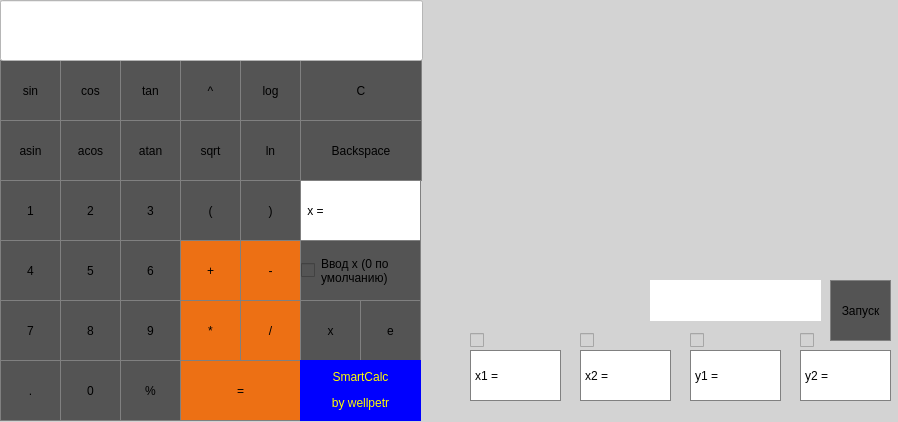
<?xml version="1.0" encoding="UTF-8"?>
<ui version="4.0">
 <class>MainWindow</class>
 <widget class="QMainWindow" name="MainWindow">
  <property name="geometry">
   <rect>
    <x>0</x>
    <y>0</y>
    <width>898</width>
    <height>422</height>
   </rect>
  </property>
  <property name="windowTitle">
   <string>MainWindow</string>
  </property>
  <property name="styleSheet">
   <string notr="true">background-color: #d3d3d3;</string>
  </property>
  <widget class="QWidget" name="centralwidget">
   <widget class="QCustomPlot" name="widget" native="true">
    <property name="geometry">
     <rect>
      <x>470</x>
      <y>0</y>
      <width>421</width>
      <height>271</height>
     </rect>
    </property>
   </widget>
   <widget class="QPushButton" name="graph">
    <property name="geometry">
     <rect>
      <x>830</x>
      <y>280</y>
      <width>61</width>
      <height>61</height>
     </rect>
    </property>
    <property name="styleSheet">
     <string notr="true">background-color: #545454;
border: 1px solid gray;</string>
    </property>
    <property name="text">
     <string>Запуск</string>
    </property>
   </widget>
   <widget class="QLabel" name="field_x1">
    <property name="geometry">
     <rect>
      <x>470</x>
      <y>350</y>
      <width>31</width>
      <height>51</height>
     </rect>
    </property>
    <property name="styleSheet">
     <string notr="true">
color: black;
border: 1px solid gray;
border-right: none;
background-color: white;</string>
    </property>
    <property name="text">
     <string>x1 =</string>
    </property>
    <property name="alignment">
     <set>Qt::AlignRight|Qt::AlignTrailing|Qt::AlignVCenter</set>
    </property>
   </widget>
   <widget class="QPushButton" name="zero">
    <property name="geometry">
     <rect>
      <x>60</x>
      <y>360</y>
      <width>61</width>
      <height>61</height>
     </rect>
    </property>
    <property name="styleSheet">
     <string notr="true">background-color: #545454;
border: 1px solid gray;</string>
    </property>
    <property name="text">
     <string>0</string>
    </property>
   </widget>
   <widget class="QPushButton" name="sin">
    <property name="geometry">
     <rect>
      <x>0</x>
      <y>60</y>
      <width>61</width>
      <height>61</height>
     </rect>
    </property>
    <property name="styleSheet">
     <string notr="true">background-color: #545454;
border: 1px solid gray;</string>
    </property>
    <property name="text">
     <string>sin</string>
    </property>
   </widget>
   <widget class="QPushButton" name="atan">
    <property name="geometry">
     <rect>
      <x>120</x>
      <y>120</y>
      <width>61</width>
      <height>61</height>
     </rect>
    </property>
    <property name="styleSheet">
     <string notr="true">background-color: #545454;
border: 1px solid gray;</string>
    </property>
    <property name="text">
     <string>atan</string>
    </property>
   </widget>
   <widget class="QPushButton" name="eq">
    <property name="geometry">
     <rect>
      <x>180</x>
      <y>360</y>
      <width>121</width>
      <height>61</height>
     </rect>
    </property>
    <property name="styleSheet">
     <string notr="true">
background-color: #ED7014;
border: 1px solid gray;
</string>
    </property>
    <property name="text">
     <string>=</string>
    </property>
   </widget>
   <widget class="QPushButton" name="cos">
    <property name="geometry">
     <rect>
      <x>60</x>
      <y>60</y>
      <width>61</width>
      <height>61</height>
     </rect>
    </property>
    <property name="styleSheet">
     <string notr="true">background-color: #545454;
border: 1px solid gray;</string>
    </property>
    <property name="text">
     <string>cos</string>
    </property>
   </widget>
   <widget class="QPushButton" name="acos">
    <property name="geometry">
     <rect>
      <x>60</x>
      <y>120</y>
      <width>61</width>
      <height>61</height>
     </rect>
    </property>
    <property name="styleSheet">
     <string notr="true">background-color: #545454;
border: 1px solid gray;</string>
    </property>
    <property name="text">
     <string>acos</string>
    </property>
   </widget>
   <widget class="QPushButton" name="bracket_right">
    <property name="geometry">
     <rect>
      <x>240</x>
      <y>180</y>
      <width>61</width>
      <height>61</height>
     </rect>
    </property>
    <property name="styleSheet">
     <string notr="true">background-color: #545454;
border: 1px solid gray;</string>
    </property>
    <property name="text">
     <string>)</string>
    </property>
   </widget>
   <widget class="QPushButton" name="dot">
    <property name="geometry">
     <rect>
      <x>0</x>
      <y>360</y>
      <width>61</width>
      <height>61</height>
     </rect>
    </property>
    <property name="styleSheet">
     <string notr="true">background-color: #545454;
border: 1px solid gray;</string>
    </property>
    <property name="text">
     <string>.</string>
    </property>
   </widget>
   <widget class="QPushButton" name="asin">
    <property name="geometry">
     <rect>
      <x>0</x>
      <y>120</y>
      <width>61</width>
      <height>61</height>
     </rect>
    </property>
    <property name="styleSheet">
     <string notr="true">background-color: #545454;
border: 1px solid gray;</string>
    </property>
    <property name="text">
     <string>asin</string>
    </property>
   </widget>
   <widget class="QPushButton" name="ln">
    <property name="geometry">
     <rect>
      <x>240</x>
      <y>120</y>
      <width>61</width>
      <height>61</height>
     </rect>
    </property>
    <property name="styleSheet">
     <string notr="true">background-color: #545454;
border: 1px solid gray;</string>
    </property>
    <property name="text">
     <string>ln</string>
    </property>
   </widget>
   <widget class="QPushButton" name="two">
    <property name="geometry">
     <rect>
      <x>60</x>
      <y>180</y>
      <width>61</width>
      <height>61</height>
     </rect>
    </property>
    <property name="styleSheet">
     <string notr="true">background-color: #545454;
border: 1px solid gray;</string>
    </property>
    <property name="text">
     <string>2</string>
    </property>
   </widget>
   <widget class="QPushButton" name="plus">
    <property name="geometry">
     <rect>
      <x>180</x>
      <y>240</y>
      <width>61</width>
      <height>61</height>
     </rect>
    </property>
    <property name="styleSheet">
     <string notr="true">
background-color: #ED7014;
border: 1px solid gray;
</string>
    </property>
    <property name="text">
     <string>+</string>
    </property>
   </widget>
   <widget class="QPushButton" name="clean">
    <property name="geometry">
     <rect>
      <x>300</x>
      <y>60</y>
      <width>122</width>
      <height>61</height>
     </rect>
    </property>
    <property name="styleSheet">
     <string notr="true">background-color: #545454;
border: 1px solid gray;</string>
    </property>
    <property name="text">
     <string>C</string>
    </property>
   </widget>
   <widget class="QPushButton" name="five">
    <property name="geometry">
     <rect>
      <x>60</x>
      <y>240</y>
      <width>61</width>
      <height>61</height>
     </rect>
    </property>
    <property name="styleSheet">
     <string notr="true">background-color: #545454;
border: 1px solid gray;</string>
    </property>
    <property name="text">
     <string>5</string>
    </property>
   </widget>
   <widget class="QPushButton" name="log">
    <property name="geometry">
     <rect>
      <x>240</x>
      <y>60</y>
      <width>61</width>
      <height>61</height>
     </rect>
    </property>
    <property name="styleSheet">
     <string notr="true">background-color: #545454;
border: 1px solid gray;</string>
    </property>
    <property name="text">
     <string>log</string>
    </property>
   </widget>
   <widget class="QPushButton" name="six">
    <property name="geometry">
     <rect>
      <x>120</x>
      <y>240</y>
      <width>61</width>
      <height>61</height>
     </rect>
    </property>
    <property name="styleSheet">
     <string notr="true">background-color: #545454;
border: 1px solid gray;</string>
    </property>
    <property name="text">
     <string>6</string>
    </property>
   </widget>
   <widget class="QPushButton" name="back">
    <property name="geometry">
     <rect>
      <x>300</x>
      <y>120</y>
      <width>122</width>
      <height>61</height>
     </rect>
    </property>
    <property name="styleSheet">
     <string notr="true">background-color: #545454;
border: 1px solid gray;</string>
    </property>
    <property name="text">
     <string>Backspace</string>
    </property>
   </widget>
   <widget class="QPushButton" name="nine">
    <property name="geometry">
     <rect>
      <x>120</x>
      <y>300</y>
      <width>61</width>
      <height>61</height>
     </rect>
    </property>
    <property name="styleSheet">
     <string notr="true">background-color: #545454;
border: 1px solid gray;</string>
    </property>
    <property name="text">
     <string>9</string>
    </property>
   </widget>
   <widget class="QPushButton" name="three">
    <property name="geometry">
     <rect>
      <x>120</x>
      <y>180</y>
      <width>61</width>
      <height>61</height>
     </rect>
    </property>
    <property name="styleSheet">
     <string notr="true">background-color: #545454;
border: 1px solid gray;</string>
    </property>
    <property name="text">
     <string>3</string>
    </property>
   </widget>
   <widget class="QPushButton" name="div">
    <property name="geometry">
     <rect>
      <x>240</x>
      <y>300</y>
      <width>61</width>
      <height>61</height>
     </rect>
    </property>
    <property name="styleSheet">
     <string notr="true">
background-color: #ED7014;
border: 1px solid gray;
</string>
    </property>
    <property name="text">
     <string>/</string>
    </property>
   </widget>
   <widget class="QPushButton" name="mul">
    <property name="geometry">
     <rect>
      <x>180</x>
      <y>300</y>
      <width>61</width>
      <height>61</height>
     </rect>
    </property>
    <property name="styleSheet">
     <string notr="true">
background-color: #ED7014;
border: 1px solid gray;
</string>
    </property>
    <property name="text">
     <string>*</string>
    </property>
   </widget>
   <widget class="QCheckBox" name="checkBox">
    <property name="geometry">
     <rect>
      <x>300</x>
      <y>240</y>
      <width>121</width>
      <height>61</height>
     </rect>
    </property>
    <property name="styleSheet">
     <string notr="true">background-color: #545454;
border: 1px solid gray;</string>
    </property>
    <property name="text">
     <string>Ввод x (0 по 
умолчанию)</string>
    </property>
   </widget>
   <widget class="QPushButton" name="bracket_left">
    <property name="geometry">
     <rect>
      <x>180</x>
      <y>180</y>
      <width>61</width>
      <height>61</height>
     </rect>
    </property>
    <property name="styleSheet">
     <string notr="true">background-color: #545454;
border: 1px solid gray;</string>
    </property>
    <property name="text">
     <string>(</string>
    </property>
   </widget>
   <widget class="QPushButton" name="seven">
    <property name="geometry">
     <rect>
      <x>0</x>
      <y>300</y>
      <width>61</width>
      <height>61</height>
     </rect>
    </property>
    <property name="styleSheet">
     <string notr="true">background-color: #545454;
border: 1px solid gray;</string>
    </property>
    <property name="text">
     <string>7</string>
    </property>
   </widget>
   <widget class="QPushButton" name="tan">
    <property name="geometry">
     <rect>
      <x>120</x>
      <y>60</y>
      <width>61</width>
      <height>61</height>
     </rect>
    </property>
    <property name="styleSheet">
     <string notr="true">background-color: #545454;
border: 1px solid gray;</string>
    </property>
    <property name="text">
     <string>tan</string>
    </property>
   </widget>
   <widget class="QLabel" name="x_eq">
    <property name="geometry">
     <rect>
      <x>300</x>
      <y>180</y>
      <width>31</width>
      <height>61</height>
     </rect>
    </property>
    <property name="styleSheet">
     <string notr="true">
color: black;
border: 1px solid gray;
background-color: white;</string>
    </property>
    <property name="text">
     <string>x = </string>
    </property>
    <property name="alignment">
     <set>Qt::AlignRight|Qt::AlignTrailing|Qt::AlignVCenter</set>
    </property>
   </widget>
   <widget class="QPushButton" name="iks">
    <property name="geometry">
     <rect>
      <x>300</x>
      <y>300</y>
      <width>61</width>
      <height>61</height>
     </rect>
    </property>
    <property name="styleSheet">
     <string notr="true">background-color: #545454;
border: 1px solid gray;</string>
    </property>
    <property name="text">
     <string>x</string>
    </property>
   </widget>
   <widget class="QPushButton" name="mod">
    <property name="geometry">
     <rect>
      <x>120</x>
      <y>360</y>
      <width>61</width>
      <height>61</height>
     </rect>
    </property>
    <property name="styleSheet">
     <string notr="true">background-color: #545454;
border: 1px solid gray;</string>
    </property>
    <property name="text">
     <string>%</string>
    </property>
   </widget>
   <widget class="QPushButton" name="pow">
    <property name="geometry">
     <rect>
      <x>180</x>
      <y>60</y>
      <width>61</width>
      <height>61</height>
     </rect>
    </property>
    <property name="styleSheet">
     <string notr="true">background-color: #545454;
border: 1px solid gray;</string>
    </property>
    <property name="text">
     <string>^</string>
    </property>
   </widget>
   <widget class="QPushButton" name="one">
    <property name="geometry">
     <rect>
      <x>0</x>
      <y>180</y>
      <width>61</width>
      <height>61</height>
     </rect>
    </property>
    <property name="styleSheet">
     <string notr="true">background-color: #545454;
border: 1px solid gray;</string>
    </property>
    <property name="text">
     <string>1</string>
    </property>
   </widget>
   <widget class="QPushButton" name="four">
    <property name="geometry">
     <rect>
      <x>0</x>
      <y>240</y>
      <width>61</width>
      <height>61</height>
     </rect>
    </property>
    <property name="styleSheet">
     <string notr="true">background-color: #545454;
border: 1px solid gray;</string>
    </property>
    <property name="text">
     <string>4</string>
    </property>
   </widget>
   <widget class="QPushButton" name="eight">
    <property name="geometry">
     <rect>
      <x>60</x>
      <y>300</y>
      <width>61</width>
      <height>61</height>
     </rect>
    </property>
    <property name="styleSheet">
     <string notr="true">background-color: #545454;
border: 1px solid gray;</string>
    </property>
    <property name="text">
     <string>8</string>
    </property>
   </widget>
   <widget class="QPushButton" name="minus">
    <property name="geometry">
     <rect>
      <x>240</x>
      <y>240</y>
      <width>61</width>
      <height>61</height>
     </rect>
    </property>
    <property name="styleSheet">
     <string notr="true">
background-color: #ED7014;
border: 1px solid gray;
</string>
    </property>
    <property name="text">
     <string>-</string>
    </property>
   </widget>
   <widget class="QPushButton" name="sqrt">
    <property name="geometry">
     <rect>
      <x>180</x>
      <y>120</y>
      <width>61</width>
      <height>61</height>
     </rect>
    </property>
    <property name="styleSheet">
     <string notr="true">background-color: #545454;
border: 1px solid gray;</string>
    </property>
    <property name="text">
     <string>sqrt</string>
    </property>
   </widget>
   <widget class="QCheckBox" name="checkBox1">
    <property name="geometry">
     <rect>
      <x>470</x>
      <y>330</y>
      <width>21</width>
      <height>20</height>
     </rect>
    </property>
    <property name="text">
     <string/>
    </property>
   </widget>
   <widget class="QCheckBox" name="checkBox2">
    <property name="geometry">
     <rect>
      <x>580</x>
      <y>330</y>
      <width>21</width>
      <height>20</height>
     </rect>
    </property>
    <property name="text">
     <string/>
    </property>
   </widget>
   <widget class="QCheckBox" name="checkBox3">
    <property name="geometry">
     <rect>
      <x>690</x>
      <y>330</y>
      <width>21</width>
      <height>20</height>
     </rect>
    </property>
    <property name="text">
     <string/>
    </property>
   </widget>
   <widget class="QCheckBox" name="checkBox4">
    <property name="geometry">
     <rect>
      <x>800</x>
      <y>330</y>
      <width>21</width>
      <height>20</height>
     </rect>
    </property>
    <property name="text">
     <string/>
    </property>
   </widget>
   <widget class="QLineEdit" name="field">
    <property name="geometry">
     <rect>
      <x>0</x>
      <y>0</y>
      <width>423</width>
      <height>61</height>
     </rect>
    </property>
    <property name="layoutDirection">
     <enum>Qt::LeftToRight</enum>
    </property>
    <property name="styleSheet">
     <string notr="true">color: black;
background-color: white;
border-bottom: 1px solid gray;</string>
    </property>
    <property name="alignment">
     <set>Qt::AlignRight|Qt::AlignTrailing|Qt::AlignVCenter</set>
    </property>
   </widget>
   <widget class="QLineEdit" name="field_x">
    <property name="geometry">
     <rect>
      <x>330</x>
      <y>180</y>
      <width>91</width>
      <height>61</height>
     </rect>
    </property>
    <property name="layoutDirection">
     <enum>Qt::LeftToRight</enum>
    </property>
    <property name="styleSheet">
     <string notr="true">color: black;
background-color: white;
border: 1px solid gray;
border-left: none;</string>
    </property>
    <property name="inputMask">
     <string/>
    </property>
    <property name="alignment">
     <set>Qt::AlignLeading|Qt::AlignLeft|Qt::AlignVCenter</set>
    </property>
   </widget>
   <widget class="QLineEdit" name="x1">
    <property name="geometry">
     <rect>
      <x>500</x>
      <y>350</y>
      <width>61</width>
      <height>51</height>
     </rect>
    </property>
    <property name="layoutDirection">
     <enum>Qt::LeftToRight</enum>
    </property>
    <property name="styleSheet">
     <string notr="true">color: black;
background-color: white;
border: 1px solid gray;
border-left: none;</string>
    </property>
    <property name="inputMask">
     <string/>
    </property>
    <property name="alignment">
     <set>Qt::AlignLeading|Qt::AlignLeft|Qt::AlignVCenter</set>
    </property>
   </widget>
   <widget class="QLabel" name="field_x2">
    <property name="geometry">
     <rect>
      <x>580</x>
      <y>350</y>
      <width>31</width>
      <height>51</height>
     </rect>
    </property>
    <property name="styleSheet">
     <string notr="true">
color: black;
border: 1px solid gray;
border-right: none;
background-color: white;</string>
    </property>
    <property name="text">
     <string>x2 =</string>
    </property>
    <property name="alignment">
     <set>Qt::AlignRight|Qt::AlignTrailing|Qt::AlignVCenter</set>
    </property>
   </widget>
   <widget class="QLabel" name="field_y1">
    <property name="geometry">
     <rect>
      <x>690</x>
      <y>350</y>
      <width>31</width>
      <height>51</height>
     </rect>
    </property>
    <property name="styleSheet">
     <string notr="true">
color: black;
border: 1px solid gray;
border-right: none;
background-color: white;</string>
    </property>
    <property name="text">
     <string>y1 =</string>
    </property>
    <property name="alignment">
     <set>Qt::AlignRight|Qt::AlignTrailing|Qt::AlignVCenter</set>
    </property>
   </widget>
   <widget class="QLabel" name="field_y2">
    <property name="geometry">
     <rect>
      <x>800</x>
      <y>350</y>
      <width>31</width>
      <height>51</height>
     </rect>
    </property>
    <property name="styleSheet">
     <string notr="true">
color: black;
border: 1px solid gray;
border-right: none;
background-color: white;</string>
    </property>
    <property name="text">
     <string>y2 =</string>
    </property>
    <property name="alignment">
     <set>Qt::AlignRight|Qt::AlignTrailing|Qt::AlignVCenter</set>
    </property>
   </widget>
   <widget class="QLineEdit" name="x2">
    <property name="geometry">
     <rect>
      <x>610</x>
      <y>350</y>
      <width>61</width>
      <height>51</height>
     </rect>
    </property>
    <property name="layoutDirection">
     <enum>Qt::LeftToRight</enum>
    </property>
    <property name="styleSheet">
     <string notr="true">color: black;
background-color: white;
border: 1px solid gray;
border-left: none;</string>
    </property>
    <property name="inputMask">
     <string/>
    </property>
    <property name="alignment">
     <set>Qt::AlignLeading|Qt::AlignLeft|Qt::AlignVCenter</set>
    </property>
   </widget>
   <widget class="QLineEdit" name="y1">
    <property name="geometry">
     <rect>
      <x>720</x>
      <y>350</y>
      <width>61</width>
      <height>51</height>
     </rect>
    </property>
    <property name="layoutDirection">
     <enum>Qt::LeftToRight</enum>
    </property>
    <property name="styleSheet">
     <string notr="true">color: black;
background-color: white;
border: 1px solid gray;
border-left: none;</string>
    </property>
    <property name="inputMask">
     <string/>
    </property>
    <property name="alignment">
     <set>Qt::AlignLeading|Qt::AlignLeft|Qt::AlignVCenter</set>
    </property>
   </widget>
   <widget class="QLineEdit" name="y2">
    <property name="geometry">
     <rect>
      <x>830</x>
      <y>350</y>
      <width>61</width>
      <height>51</height>
     </rect>
    </property>
    <property name="layoutDirection">
     <enum>Qt::LeftToRight</enum>
    </property>
    <property name="styleSheet">
     <string notr="true">color: black;
background-color: white;
border: 1px solid gray;
border-left: none;</string>
    </property>
    <property name="inputMask">
     <string/>
    </property>
    <property name="alignment">
     <set>Qt::AlignLeading|Qt::AlignLeft|Qt::AlignVCenter</set>
    </property>
   </widget>
   <widget class="QLabel" name="field_g">
    <property name="geometry">
     <rect>
      <x>650</x>
      <y>280</y>
      <width>171</width>
      <height>41</height>
     </rect>
    </property>
    <property name="styleSheet">
     <string notr="true">background-color: white;
color: black;l</string>
    </property>
    <property name="text">
     <string/>
    </property>
    <property name="alignment">
     <set>Qt::AlignRight|Qt::AlignTrailing|Qt::AlignVCenter</set>
    </property>
   </widget>
   <widget class="QPushButton" name="exp">
    <property name="geometry">
     <rect>
      <x>360</x>
      <y>300</y>
      <width>61</width>
      <height>61</height>
     </rect>
    </property>
    <property name="styleSheet">
     <string notr="true">background-color: #545454;
border: 1px solid gray;</string>
    </property>
    <property name="text">
     <string>e</string>
    </property>
   </widget>
   <widget class="QLabel" name="signature">
    <property name="geometry">
     <rect>
      <x>300</x>
      <y>360</y>
      <width>121</width>
      <height>61</height>
     </rect>
    </property>
    <property name="styleSheet">
     <string notr="true">background-color: blue;
color: yellow;</string>
    </property>
    <property name="text">
     <string>&lt;html&gt;&lt;head/&gt;&lt;body&gt;&lt;p&gt;SmartCalc&lt;/p&gt;&lt;p&gt;by wellpetr&lt;/p&gt;&lt;/body&gt;&lt;/html&gt;</string>
    </property>
    <property name="alignment">
     <set>Qt::AlignCenter</set>
    </property>
   </widget>
  </widget>
 </widget>
 <customwidgets>
  <customwidget>
   <class>QCustomPlot</class>
   <extends>QWidget</extends>
   <header>qcustomplot.h</header>
   <container>1</container>
  </customwidget>
 </customwidgets>
 <resources/>
 <connections/>
</ui>
